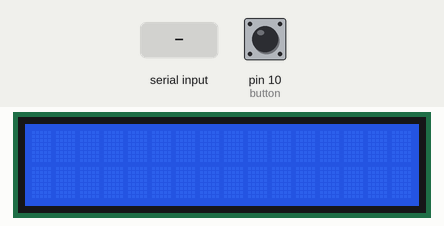
A sketch run on a simulated Arduino Uno, built with avr-gcc and run on an emulated ATmega328P. Shown: 16×2 character LCD. The inputs (shaded band) are chosen by the test bench; at power-on: pin 10 (button) HIGH.

Above: at 1.2 s.
1.3 s: pin 10 (button) pulled LOW for 1 s
At 1.7 s:
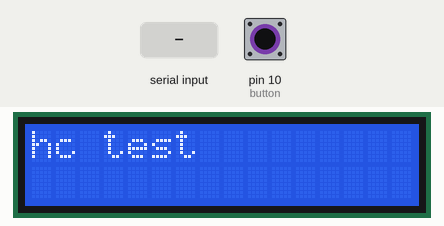
3.8 s: "1" received over the second serial link
At 6.0 s:
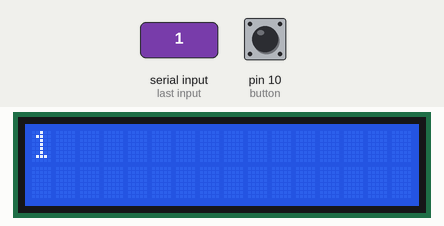
6.3 s: pin 10 (button) pulled LOW for 0.15 s
At 6.7 s:
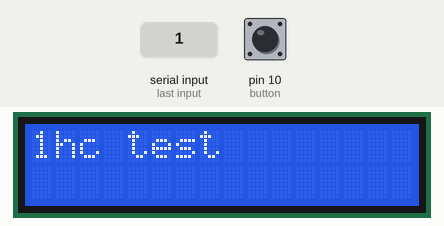
8.3 s: "0" received over the second serial link
At 10.7 s:
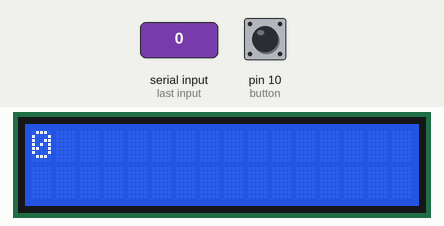
Timing chart, 0 to 11.8 s (numbered marks = the images above; inputs shaded):
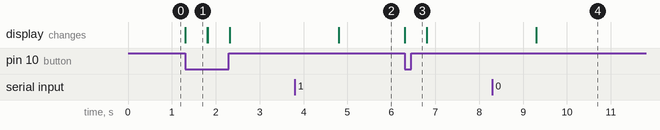

Measured:
- after the input at 1.3 s, the display: changes at once (image 1)
- after the input at 3.8 s, the display: changes after 1.0 s (image 2)
- after the input at 6.3 s, the display: changes at once (image 3)
- after the input at 8.3 s, the display: changes after 1.0 s (image 4)
- what the display in image 1 shows lasts 0.5 s, from 1.3 s to 1.8 s

The sketch:

hctest.ino
```cpp
#include <LiquidCrystal.h>
#include <SoftwareSerial.h>

LiquidCrystal lcd(8,9,4,5,6,7);
SoftwareSerial mySerial(2, 3);
SoftwareSerial hc(11, 12);


const byte button= 10;
String instring;
void setup() {
hc.begin(9600);
lcd.begin(16,2);
pinMode(button, INPUT_PULLUP);

}

void loop() {
 if(!digitalRead(button))
 {
    hc.print("hc test");
    lcd.print("hc test");
    delay(500);
    lcd.clear();

 }

 if(hc.available()>0)
 {
    instring = hc.readString();
    lcd.clear();
    instring.trim();
    lcd.print(instring);
 }


}
```
